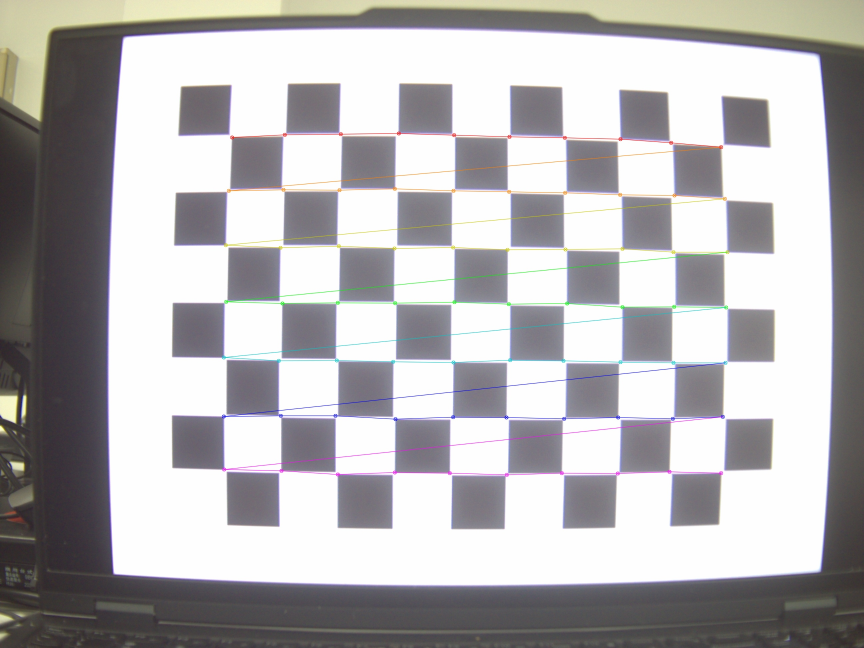
#> input picture camera_calibration/results/corners/Image__2026-10-09__14-34-15.jpg, 2592 x 1944 px (shown at 1/3 size); its folder holds 4 pictures in this run
$ python calibrate.py --images results/corners
#> lines starting #> are read from the running program, lines starting #| are printed output that depends on the picture
"""Calibrate a fixed camera from chessboard images (OpenCV + NumPy)."""
import argparse
import json
from pathlib import Path

import cv2
import numpy as np


def save_image(path, image):
    ok, data = cv2.imencode('.jpg', image)
    if not ok:
        raise RuntimeError(f'Cannot encode {path}')
    data.tofile(str(path))


def main():
    parser = argparse.ArgumentParser(description=__doc__)
    parser.add_argument('--images', type=Path, required=True)
    parser.add_argument('--output', type=Path, default=Path('calibration_results'))
    parser.add_argument('--cols', type=int, default=10, help='Inner corner columns')
    parser.add_argument('--rows', type=int, default=7, help='Inner corner rows')
    args = parser.parse_args()
    if min(args.cols, args.rows) < 2:
        parser.error('Corner counts must be at least 2')
    paths = sorted(p for p in args.images.iterdir()
                   if p.suffix.lower() in {'.bmp', '.jpg', '.jpeg', '.png', '.tif', '.tiff'})
    obj = np.zeros((args.cols * args.rows, 3), np.float32)
    obj[:, :2] = np.mgrid[0:args.cols, 0:args.rows].T.reshape(-1, 2)
    objects, corners, accepted, rejected = [], [], [], []
    size = None
    args.output.mkdir(parents=True, exist_ok=True)
    (args.output / 'corners').mkdir(exist_ok=True)
    for path in paths:
        im = cv2.imdecode(np.fromfile(str(path), np.uint8), cv2.IMREAD_COLOR)
#> im is the input picture: shape (1944, 2592, 3); mean B, G, R 178.4, 176.8, 178.7
        if im is None:
            rejected.append({'file': path.name, 'reason': 'Unreadable image'})
            continue
        gray = cv2.cvtColor(im, cv2.COLOR_BGR2GRAY)
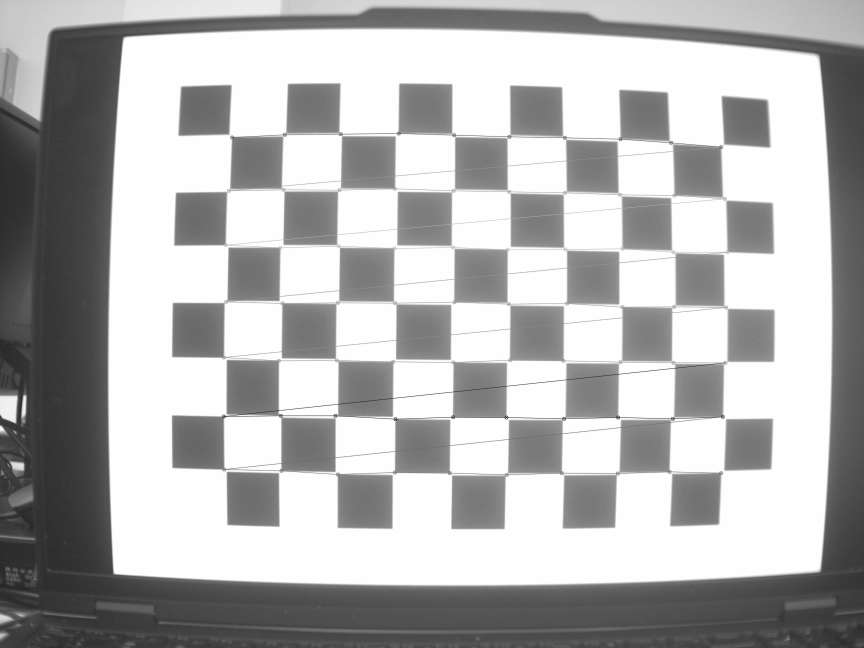
#> gray: shape (1944, 2592) (shown at 1/3 size); min 18, max 255, mean 177.5
        current_size = gray.shape[::-1]
#> current_size = (2592, 1944)
        if size is not None and current_size != size:
            raise ValueError(f'Image resolution differs: {path}')
        flags = cv2.CALIB_CB_ADAPTIVE_THRESH | cv2.CALIB_CB_NORMALIZE_IMAGE
        ok, pts = cv2.findChessboardCorners(gray, (args.cols, args.rows), flags)
#> ok = True; pts = 70 rows, first 8: [691.8, 407.8], [854.7, 405.4], [1022.4, 402.4], [1190, 406.5], [1361.8, 404.9], [1527.8, 410], [1694.3, 412.9], [1856.8, 421.3]
        if not ok:
            rejected.append({'file': path.name, 'reason': 'Full chessboard not detected'})
            continue
        cv2.cornerSubPix(gray, pts, (5, 5), (-1, -1),
                         (cv2.TERM_CRITERIA_EPS | cv2.TERM_CRITERIA_MAX_ITER, 50, 0.001))
        size = current_size
#> size = (2592, 1944)
        objects.append(obj.copy())
        corners.append(pts)
        accepted.append(path)
        cv2.drawChessboardCorners(im, (args.cols, args.rows), pts, True)
        save_image(args.output / 'corners' / (path.stem + '.jpg'), im)
#> pass 2 of the loop in main, `for path in paths:`:
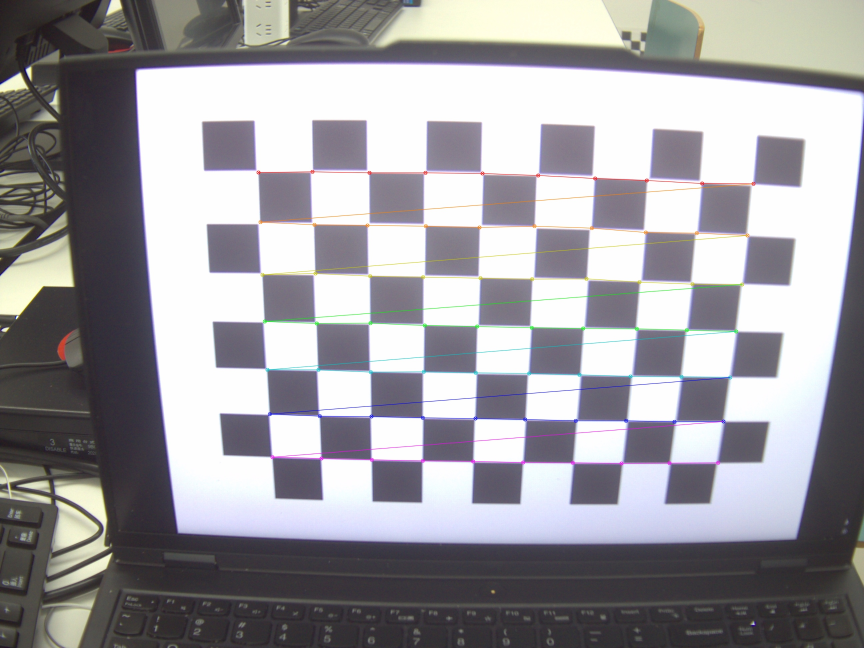
#> input picture camera_calibration/results/corners/Image__2026-10-09__14-35-26.jpg, 2592 x 1944 px (shown at 1/3 size)
#> in main, im is the input picture: shape (1944, 2592, 3); mean B, G, R 159.2, 154.6, 156.5
#> in main, `gray = cv2.cvtColor(im, cv2.COLOR_BGR2GRAY)`:
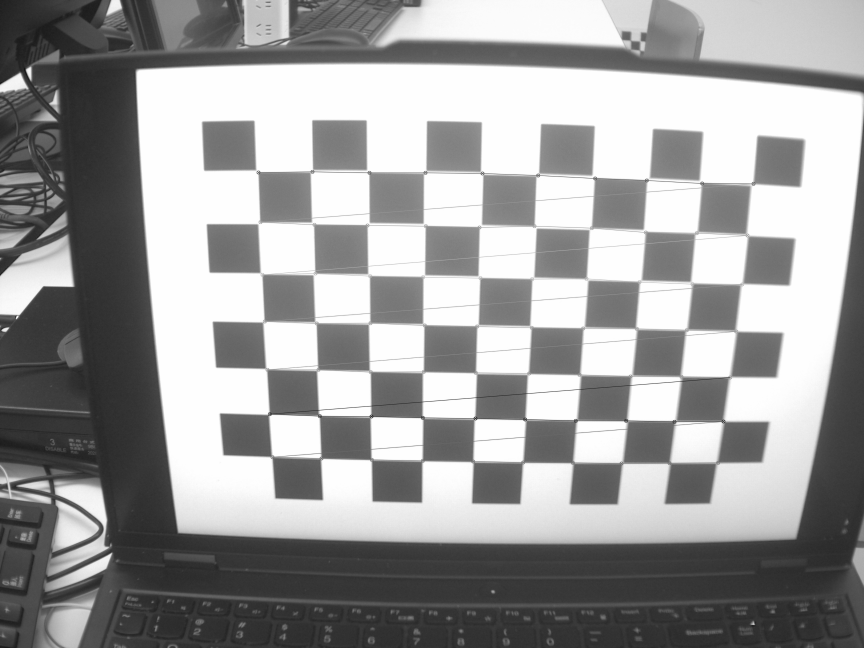
#> gray: shape (1944, 2592) (shown at 1/3 size); min 8, max 255, mean 155.7
#> pts = 70 rows, first 8: [770.8, 513], [936.6, 515.3], [1103.4, 513.5], [1275.7, 518.1], [1446.6, 519.7], [1613.7, 525.7], [1778.2, 528.8], [1945, 537]
#> pass 3 of the loop in main, `for path in paths:`:
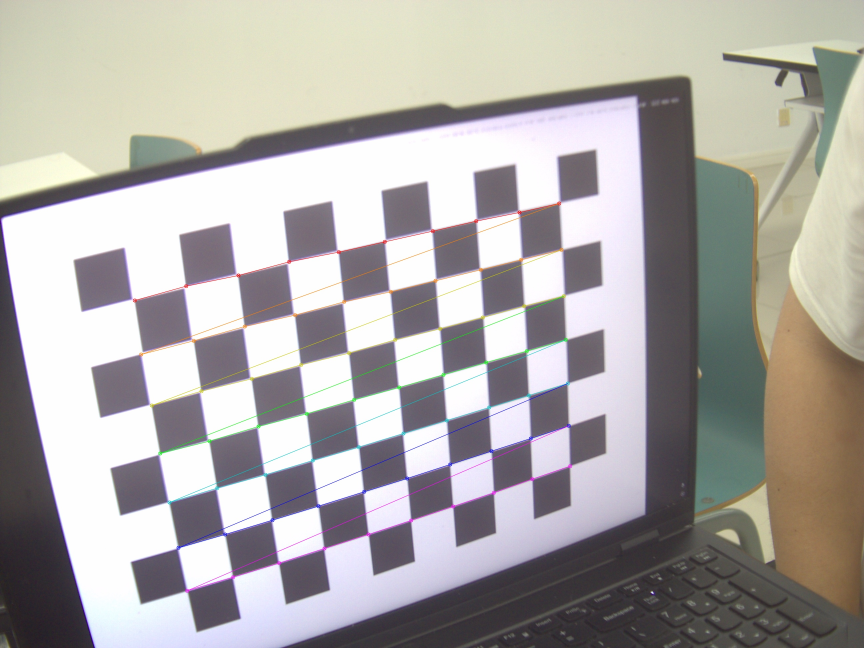
#> input picture camera_calibration/results/corners/Image__2026-10-09__14-35-51.jpg, 2592 x 1944 px (shown at 1/3 size)
#> in main, im is the input picture: shape (1944, 2592, 3); mean B, G, R 167.2, 169.6, 173.2
#> in main, `gray = cv2.cvtColor(im, cv2.COLOR_BGR2GRAY)`:
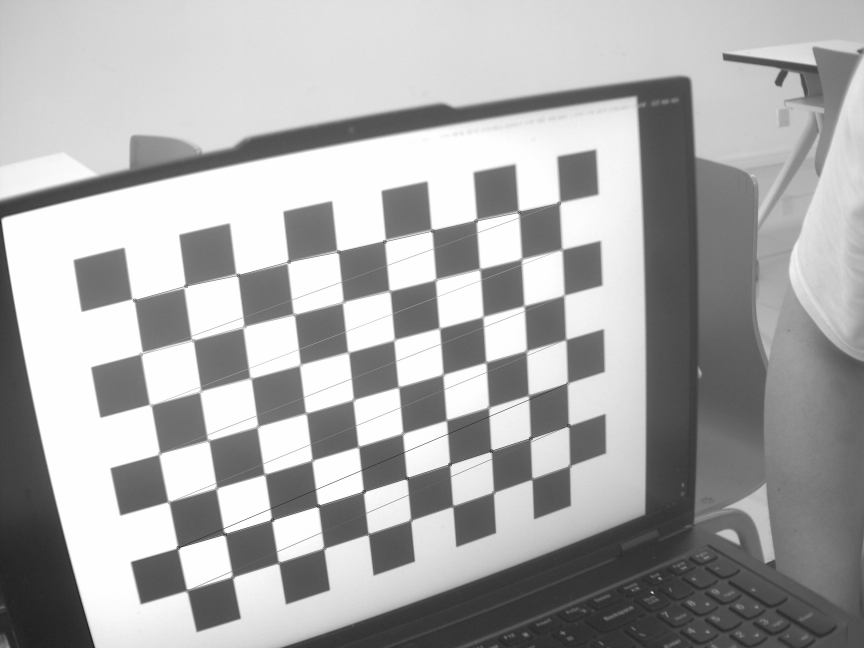
#> gray: shape (1944, 2592) (shown at 1/3 size); min 14, max 255, mean 170.4
#> pts = 70 rows, first 8: [400, 899], [555, 862.8], [709.5, 823], [863.8, 789.8], [1012, 753], [1157, 720.2], [1295, 690.5], [1431, 660]
#> the loop made 4 passes; the first 3 are shown
    if len(accepted) < 3:
        raise RuntimeError(f'Only {len(accepted)} valid images; need at least 3 diverse views')
    rms, K, dist, rvecs, tvecs = cv2.calibrateCamera(objects, corners, size, None, None)
    views = []
    squared_error = 0.0
    point_count = 0
    for path, op, ip, rv, tv in zip(accepted, objects, corners, rvecs, tvecs):
        projected, _ = cv2.projectPoints(op, rv, tv, K, dist)
        residual = ip.reshape(-1, 2) - projected.reshape(-1, 2)
        errors = np.linalg.norm(residual, axis=1)
        squared_error += float(np.sum(errors ** 2))
        point_count += len(errors)
        R, _ = cv2.Rodrigues(rv)
        views.append({'file': path.name, 'rmse_px': float(np.sqrt(np.mean(errors ** 2))),
                      'mean_error_px': float(errors.mean()), 'max_error_px': float(errors.max()),
                      'rvec': rv.ravel().tolist(), 'rotation_matrix': R.tolist(),
                      'translation': tv.ravel().tolist(),
                      'camera_center_in_board_coordinates': (-R.T @ tv).ravel().tolist()})
    result = {'image_size_wh': list(size), 'board_inner_corners': [args.cols, args.rows],
              'square_size': 1.0, 'translation_unit': 'square',
              'coordinate_convention': 'X_camera = R * X_board + t; board origin at first detected inner corner, X along columns, Y along rows, Z by right hand rule',
              'camera_matrix': K.tolist(), 'distortion_order': ['k1', 'k2', 'p1', 'p2', 'k3'],
              'distortion_coefficients': dist.ravel().tolist(), 'opencv_rms_px': float(rms),
              'recomputed_rmse_px': float(np.sqrt(squared_error / point_count)),
              'accepted_count': len(accepted), 'rejected': rejected, 'views': views}
    (args.output / 'calibration.json').write_text(json.dumps(result, indent=2, ensure_ascii=False), encoding='utf-8')
    np.savez(args.output / 'calibration.npz', camera_matrix=K, distortion=dist,
             rvecs=np.array(rvecs), tvecs=np.array(tvecs), image_size=np.array(size))
    lines = ['file,rmse_px,mean_error_px,max_error_px']
    lines += [f"{v['file']},{v['rmse_px']:.6f},{v['mean_error_px']:.6f},{v['max_error_px']:.6f}" for v in views]
    (args.output / 'per_image_errors.csv').write_text('\n'.join(lines), encoding='utf-8-sig')
    first = cv2.imdecode(np.fromfile(str(accepted[0]), np.uint8), cv2.IMREAD_COLOR)
    new_K, _ = cv2.getOptimalNewCameraMatrix(K, dist, size, 1, size)
    save_image(args.output / 'undistorted_example.jpg', cv2.undistort(first, K, dist, None, new_K))
    print(f'Accepted: {len(accepted)}; rejected: {len(rejected)}')
    print('Camera matrix:\n', K)
    print('Distortion [k1,k2,p1,p2,k3]:', dist.ravel())
    print(f'Reprojection RMSE: {rms:.6f} pixels')
    print('Worst views:', [(v['file'], round(v['rmse_px'], 4)) for v in sorted(views, key=lambda v: v['rmse_px'], reverse=True)[:5]])
    print('Output:', args.output.resolve())


if __name__ == '__main__':
    main()
